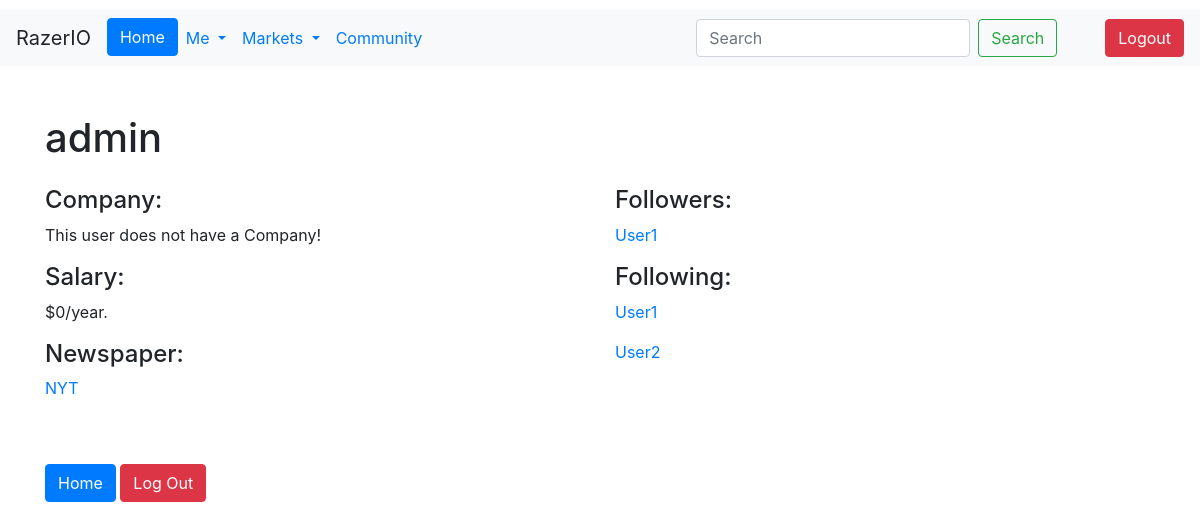
Page /profile/1 (signed in) on the committed database.
### Users/models.py (models this page shows)
class CustomUser(AbstractUser):
    Bio = models.CharField(max_length=240, default='')
    Salary = models.IntegerField(default=0)
    Company = models.ForeignKey('Company.Company', on_delete=models.CASCADE,
                                   null=True, blank=True)
    Skills = models.ManyToManyField('Skill', blank=True)
    Country = models.CharField(choices=(('USA', 'USA'), ('Canada', 'Canada')),
                               max_length=50, default='USA')
    def __str__(self):
        return self.username

class UserFollowing(models.Model):
    User = models.ForeignKey(settings.AUTH_USER_MODEL, related_name='following', on_delete=models.CASCADE)
    Following_User_ID = models.ForeignKey(settings.AUTH_USER_MODEL, related_name='followers', on_delete=models.CASCADE)
    created = models.DateTimeField(auto_now_add=True)
    class Meta:
        constraints = [
            models.UniqueConstraint(fields=['User', 'Following_User_ID'], name='unique_followers')
        ]
        ordering = ["-created"]
    def __str__(self):
        return f'{self.User}'

### Newspaper/models.py (models this page shows)
class Newspaper(models.Model):
    Title = models.CharField(max_length=256)
    Owner = models.OneToOneField(settings.AUTH_USER_MODEL, on_delete=models.CASCADE,
                                 related_name='Newspaper')
    Date_Created = models.DateField(auto_created=True)
    Logo = models.ImageField(upload_to='Newspaper/Logos', null=True)
    def __str__(self):
        return f'{self.Title}'

### Users/views.py (the view)
# urls.py: path("profile/", include("Users.urls")),
def profile(request, id):
    user = CustomUser.objects.get(id=id)
    newspaper = Nsp.objects.filter(Owner=id).first()
    followers = UserFollowing.objects.filter(Following_User_ID=id)
    users_following = UserFollowing.objects.filter(User=id)
    is_following = False
    if request.user.is_authenticated:
        following = UserFollowing.objects.filter(User=request.user, Following_User_ID=user).exists()
        if following:
            is_following = True
    context = {
        "id": id,
        "newspaper": newspaper,
        "followers": followers,
        "following": users_following,
        "user1": user,
        "is_following": is_following,
    }
    return render(request, 'profile.html', context=context)

### templates/profile.html (shortened to what this page needs)
{% extends "base.html" %}
{% block content %}
<div class="container mt-5">
  {% if user.is_authenticated %}
  <h1 class="mb-4">{{ user1.username }}</h1>
  <div class="row">
    <div class="col-md-6">
      <p class="h4">Company:</p>
      {% if user1.Company %}
      <p><a href="{% url 'company' user1.Company.id %}" class="text-primary">{{ user1.Company.Name }}</a></p>
      {% else %}
      <p>This user does not have a Company!</p>
      {% endif %}
      <p class="h4">Salary:</p>
      <p>${{ user1.Salary }}/year.</p>
      <p class="h4">Newspaper:</p>
      {% if user1.Newspaper %}
      <p><a href="{% url 'newspaper' id %}" class="text-primary">{{ user1.Newspaper }}</a></p>
      {% else %}
      {% if user1 == request.user %}
      <p>You don't have a newspaper. Click <a href="#">here</a> to create one now!</p>
      {% else %}
      <p>{{ user1.username }} does not have a newspaper!</p>
      {% endif %}
      {% endif %}
    </div>
    <div class="col-md-6">
      <p class="h4">Followers:</p>
      {% for i in followers %}
      <p><a href="{% url 'profile' i.User.id %}" class="text-primary">{{ i }}</a></p>
      {% endfor %}
      <p class="h4">Following:</p>
      {% for i in following %}
      <p><a href="{% url 'profile' i.Following_User_ID.id %}" class="text-primary">{{ i.Following_User_ID }}</a></p>
      {% endfor %}
    </div>
  </div>
  <div class="mt-5">
    <a href="{% url 'home' %}" class="btn btn-primary">Home</a>
    <a href="{% url 'logout' %}" class="btn btn-danger">Log Out</a>
  </div>
  {% else %}
  <p>You are not logged in</p>
  <div class="mt-3">
    <a href="{% url 'login' %}" class="btn btn-primary">Log In</a>
    <a href="{% url 'signup' %}" class="btn btn-outline-primary">Sign Up</a>
  </div>
  {% endif %}
</div>
{% endblock %}

### rows in the picture
CustomUser: username "admin", Salary "0", Newspaper "NYT"
UserFollowing: User.username "User1"
UserFollowing: Following_User_ID "User1"
UserFollowing: Following_User_ID "User2"
